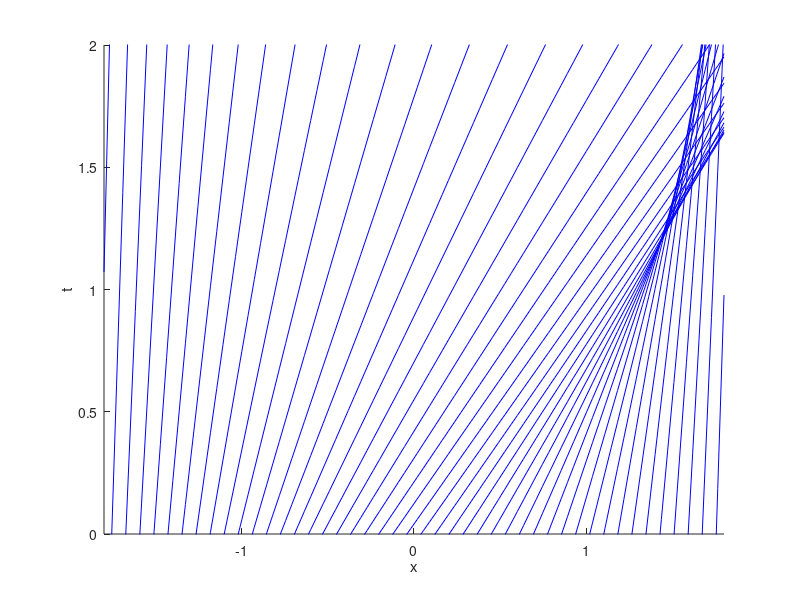
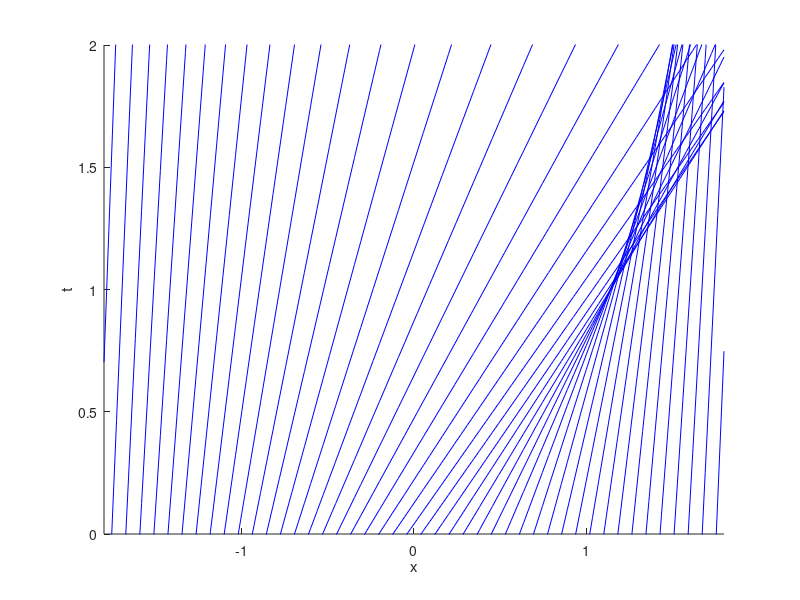

Write the MATLAB code that produced these figures, in order.
clc; clear all; close all;
% Root finder for Part 1
x_mesh = linspace(-1.8, 1.8, 100);
x0_list = zeros(1, length(x_mesh));
t = .6;
%fun1 = @(x0, x) (x - x0) .* exp(x0.^2);

for i = 1:length(x_mesh)
x = x_mesh(i);
fun = @(x0) x0 - x + t * exp(-x0^2);
x0_list(i) = fzero(fun, x);

end

u = exp(-x0_list.^2);
%plot(x_mesh, u)
%% Characteristic Lines for Part 1
figure
hold on
for x0 = linspace(-2, 2, 50)
    t = (x_mesh - x0) .* exp(x0.^2);
    plot(x_mesh,t, 'Color', 'b')

    xlabel('x')
    ylabel('t')
end
axis([-1.8 1.8 0 2])
hold off

%% Characteristic Lines for Part 2
clc; clear all; close all;

x_mesh = linspace(-1.8, 1.8, 100);

figure
hold on
for x0 = linspace(-2, 2, 50)
    t = (x_mesh - x0) .* (x0^4 + 2*x0^2 + 1);
    plot(x_mesh,t, 'Color', 'b')

    xlabel('x')
    ylabel('t')
end
axis([-1.8 1.8 0 2])
hold off